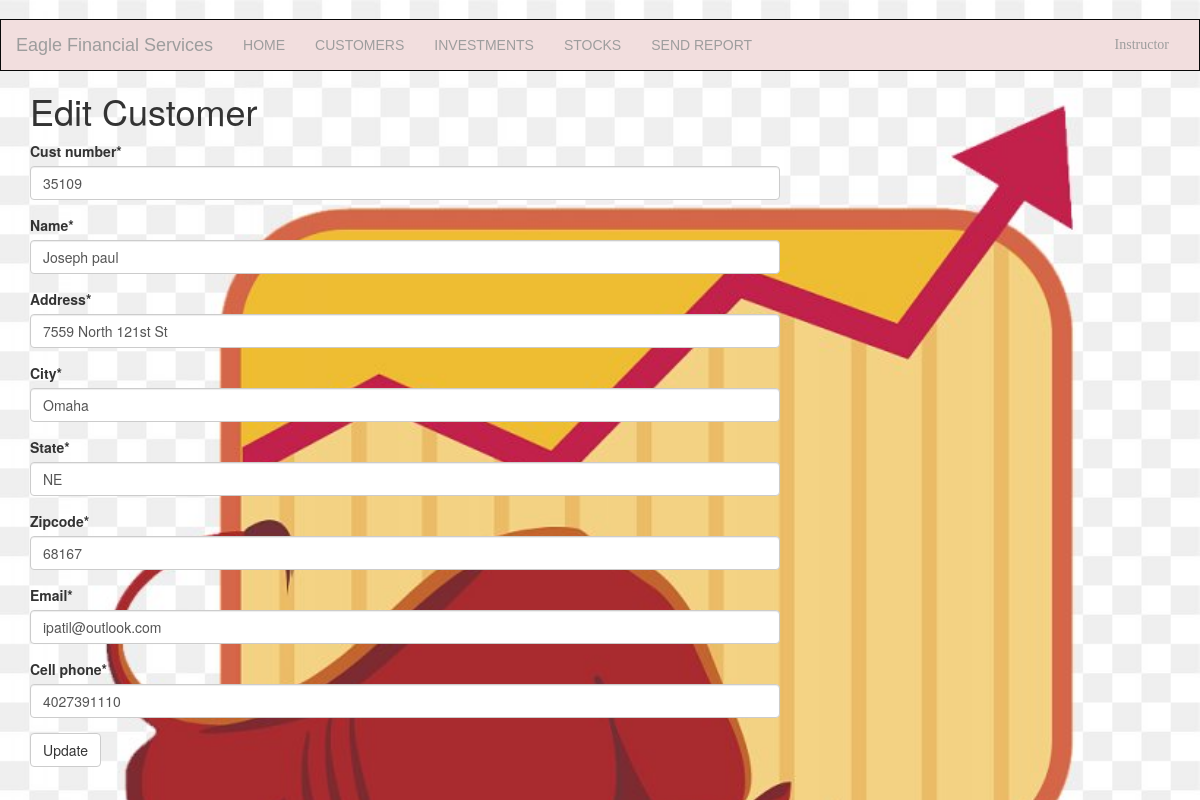
/customer/3/edit/ (signed in), run on an earlier commit of the app's database.
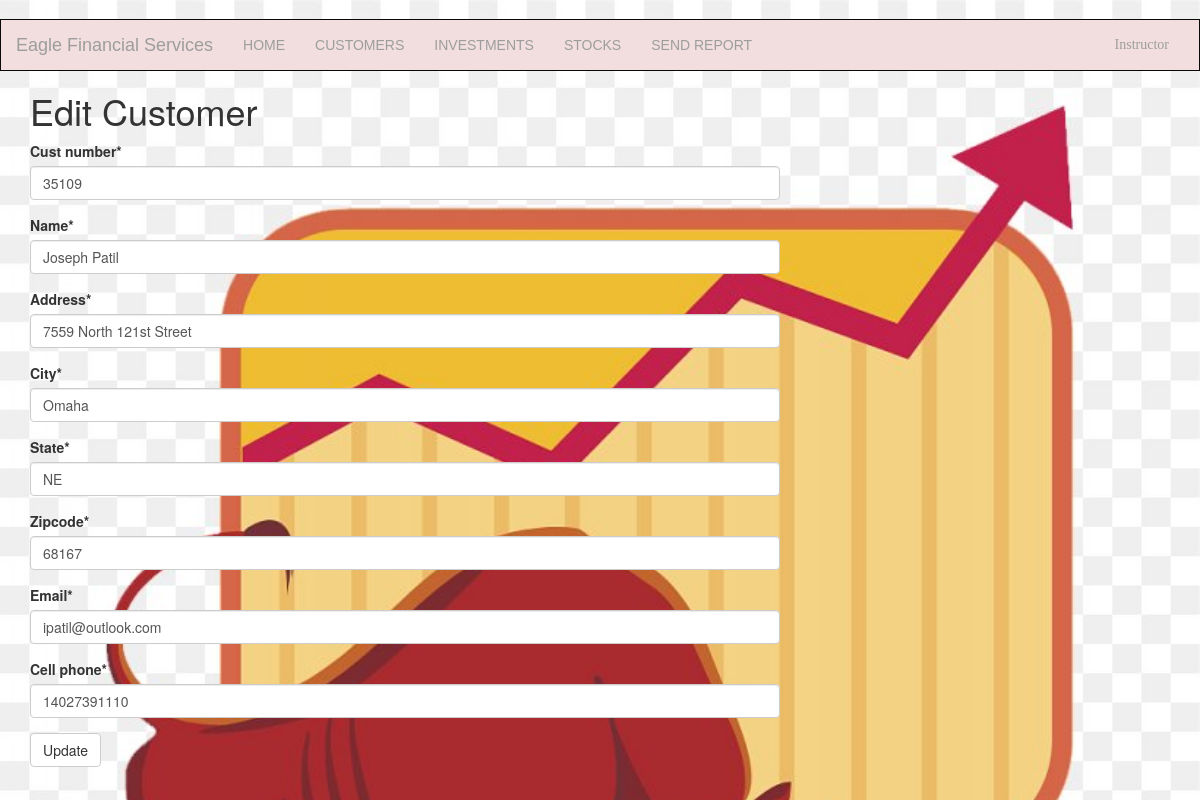
And on a later commit of the database.
### portfolio/models.py (models this page shows, shortened)
class Customer(models.Model):
    name = models.CharField(max_length=50)
    address = models.CharField(max_length=200)
    cust_number = models.IntegerField(blank=False, null=False)
    city = models.CharField(max_length=50)
    state = models.CharField(max_length=50)
    zipcode = models.CharField(max_length=10)
    email = models.EmailField(max_length=200)
    cell_phone = models.CharField(max_length=50)
    created_date = models.DateTimeField(
        default=timezone.now)
    updated_date = models.DateTimeField(auto_now_add=True)

### portfolio/views.py (the view)
# urls.py: path('customer/<int:pk>/edit/', views.customer_edit, name='customer_edit'),
@login_required
def customer_edit(request, pk):
    customer = get_object_or_404(Customer, pk=pk)
    if request.method == "POST":
        form = CustomerForm(request.POST, instance=customer)
        if form.is_valid():
            customer = form.save(commit=False)
            customer.updated_date = timezone.now()
            customer.save()
            customer = Customer.objects.filter(created_date__lte=timezone.now())
            return render(request, 'portfolio/customer_list.html',
                          {'customers': customer})
    else:
        form = CustomerForm(instance=customer)
    return render(request, 'portfolio/customer_edit.html', {'form': form})

### portfolio/forms.py
class CustomerForm(forms.ModelForm):
    class Meta:
        model = Customer
        fields = ('cust_number', 'name', 'address', 'city', 'state', 'zipcode', 'email', 'cell_phone',)

### templates/portfolio/customer_edit.html
{% extends 'portfolio/base.html' %}
{% load static %}
{% load crispy_forms_filters %}
{% load crispy_forms_tags %}
{% block content %}
    <h1>Edit Customer</h1>
    <form method="POST" class="customer-form">{% csrf_token %}
        {{ form|crispy }}
        <button type="submit" class="save btn btn-default">Update</button>
    </form>
{% endblock %}

What changed in the data, as far as the page shows it:
changed Customer "Omaha": name "Joseph paul" → "Joseph Patil"; address "7559 North 121st St" → "7559 North 121st Street"; cell_phone "4027391110" → "14027391110"
